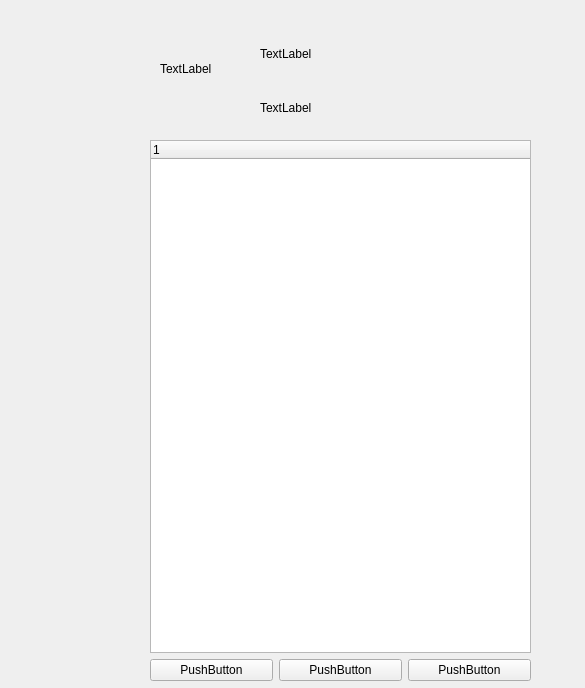
<?xml version="1.0" encoding="UTF-8"?>
<ui version="4.0">
 <class>Form</class>
 <widget class="QWidget" name="Form">
  <property name="geometry">
   <rect>
    <x>0</x>
    <y>0</y>
    <width>585</width>
    <height>688</height>
   </rect>
  </property>
  <property name="windowTitle">
   <string>Form</string>
  </property>
  <widget class="QLabel" name="label_image">
   <property name="geometry">
    <rect>
     <x>160</x>
     <y>60</y>
     <width>81</width>
     <height>18</height>
    </rect>
   </property>
   <property name="text">
    <string>TextLabel</string>
   </property>
  </widget>
  <widget class="QWidget" name="layoutWidget">
   <property name="geometry">
    <rect>
     <x>150</x>
     <y>140</y>
     <width>381</width>
     <height>541</height>
    </rect>
   </property>
   <layout class="QGridLayout" name="gridLayout">
    <item row="0" column="0" colspan="3">
     <widget class="QTreeWidget" name="treeWidget_friendlist">
      <column>
       <property name="text">
        <string notr="true">1</string>
       </property>
      </column>
     </widget>
    </item>
    <item row="1" column="0">
     <widget class="QPushButton" name="pushButton_add">
      <property name="text">
       <string>PushButton</string>
      </property>
     </widget>
    </item>
    <item row="1" column="1">
     <widget class="QPushButton" name="pushButton_modify">
      <property name="text">
       <string>PushButton</string>
      </property>
     </widget>
    </item>
    <item row="1" column="2">
     <widget class="QPushButton" name="pushButton_files">
      <property name="text">
       <string>PushButton</string>
      </property>
     </widget>
    </item>
   </layout>
  </widget>
  <widget class="QWidget" name="layoutWidget">
   <property name="geometry">
    <rect>
     <x>260</x>
     <y>30</y>
     <width>83</width>
     <height>101</height>
    </rect>
   </property>
   <layout class="QVBoxLayout" name="verticalLayout">
    <item>
     <widget class="QLabel" name="label_nickname">
      <property name="text">
       <string>TextLabel</string>
      </property>
     </widget>
    </item>
    <item>
     <widget class="QLabel" name="label_signature">
      <property name="text">
       <string>TextLabel</string>
      </property>
     </widget>
    </item>
   </layout>
  </widget>
 </widget>
 <resources/>
 <connections/>
</ui>
